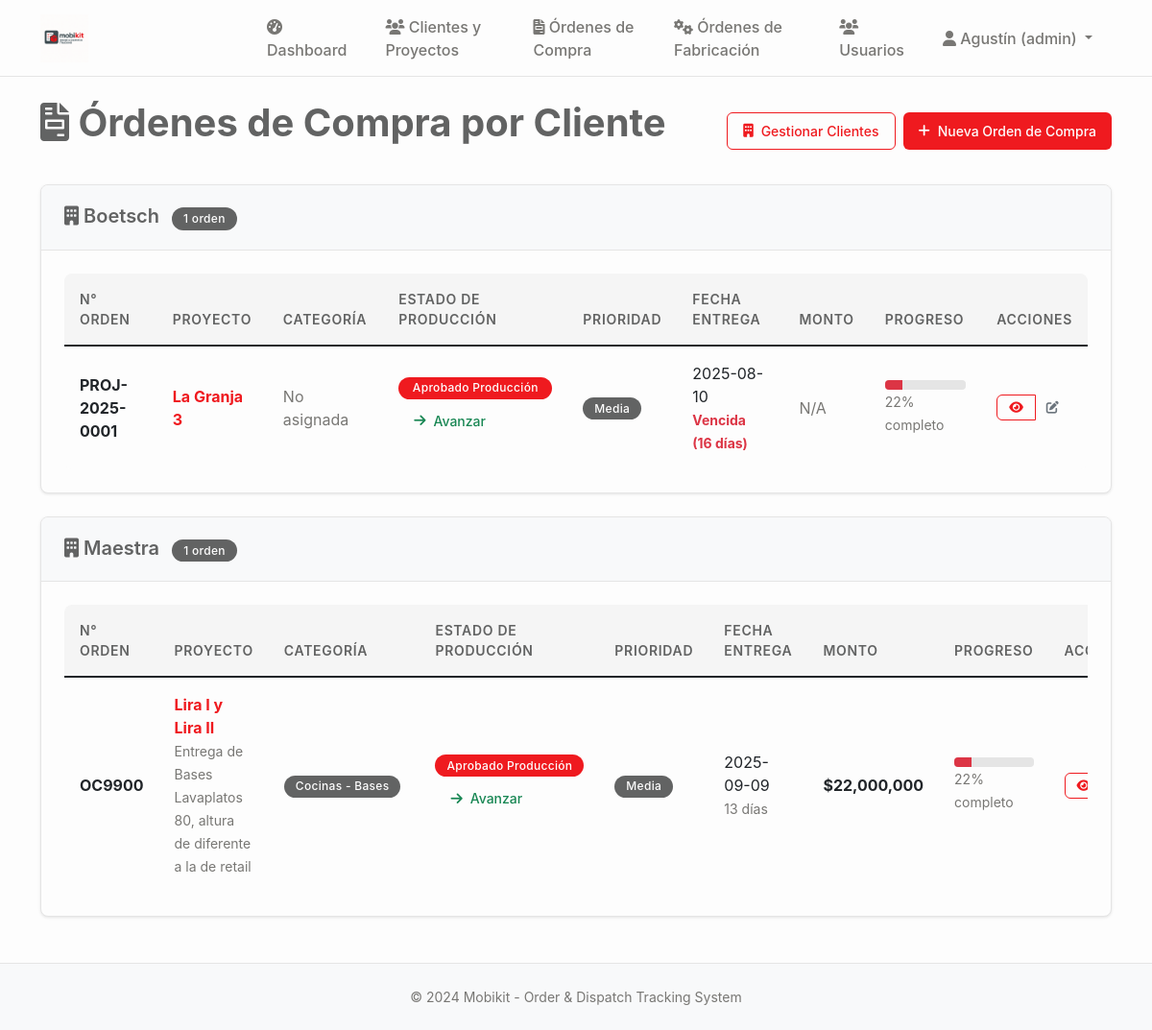
Page /proyectos (signed in) on the committed database.
### tables this page shows
CREATE TABLE clientes (
    id INTEGER PRIMARY KEY AUTOINCREMENT,
    nombre TEXT NOT NULL,
    rut TEXT UNIQUE,
    email TEXT,
    telefono TEXT,
    direccion TEXT,
    ciudad TEXT,
    region TEXT,
    contacto_principal TEXT,
    observaciones TEXT,
    activo BOOLEAN DEFAULT TRUE,
    created_at TIMESTAMP DEFAULT CURRENT_TIMESTAMP,
    updated_at TIMESTAMP DEFAULT CURRENT_TIMESTAMP
);

CREATE TABLE proyectos (
                id INTEGER PRIMARY KEY AUTOINCREMENT,
                codigo TEXT UNIQUE NOT NULL,
                nombre TEXT NOT NULL,
                cliente_id INTEGER NOT NULL,
                descripcion TEXT,
                estado TEXT DEFAULT 'en_desarrollo' CHECK (estado IN ('en_desarrollo', 'aprobado_produccion', 'seccionado', 'enchapado', 'mecanizado', 'produccion_completa', 'embalando', 'listo_despacho', 'entregado', 'cancelado')),
                prioridad TEXT DEFAULT 'media' CHECK (prioridad IN ('baja', 'media', 'alta', 'urgente')),
                fecha_inicio DATE,
                fecha_entrega DATE,
                fecha_entrega_real DATE,
                diseñador_id INTEGER,
                supervisor_id INTEGER,
                presupuesto DECIMAL(12,2),
                costo_real DECIMAL(12,2),
                observaciones TEXT,
                created_at TIMESTAMP DEFAULT CURRENT_TIMESTAMP,
                updated_at TIMESTAMP DEFAULT CURRENT_TIMESTAMP,
                FOREIGN KEY (cliente_id) REFERENCES clientes (id),
                FOREIGN KEY (diseñador_id) REFERENCES usuarios (id),
                FOREIGN KEY (supervisor_id) REFERENCES usuarios (id)
            );

### main.py (the view)
@app.route('/proyectos')
@login_required
def proyectos():
    conn = sqlite3.connect('mobikit.db')
    cursor = conn.cursor()
    cursor.execute('''
        SELECT DISTINCT c.id, c.nombre, c.rut, c.email, c.telefono, c.contacto_principal
        FROM clientes c
        INNER JOIN proyectos p ON c.id = p.cliente_id
        WHERE c.activo = TRUE
        ORDER BY c.nombre ASC
    ''')
    clientes_con_proyectos = cursor.fetchall()
    proyectos_por_cliente = []
    for cliente in clientes_con_proyectos:
        cliente_info = {
            'id': cliente[0],
            'nombre': cliente[1],
            'rut': cliente[2],
            'email': cliente[3],
            'telefono': cliente[4],
            'contacto_principal': cliente[5],
            'proyectos': []
        }
        cursor.execute('''
            SELECT p.id, p.codigo, p.nombre, p.descripcion, p.estado, p.prioridad,
                   p.fecha_entrega, p.presupuesto, u.nombre as diseñador_nombre,
                   julianday(p.fecha_entrega) - julianday('now') as dias_restantes
            FROM proyectos p
            LEFT JOIN usuarios u ON p.diseñador_id = u.id
            WHERE p.cliente_id = ?
            ORDER BY
                CASE p.estado
                    WHEN 'diseño' THEN 1
                    WHEN 'aprobado' THEN 2
                    WHEN 'producción' THEN 3
                    WHEN 'embalaje' THEN 4
                    WHEN 'despacho' THEN 5
                    WHEN 'entregado' THEN 6
                    WHEN 'cancelado' THEN 7
                    ELSE 8
                END,
                p.fecha_entrega ASC
        ''', (cliente_info['id'],))
        proyectos_raw = cursor.fetchall()
        proyectos = []
        for proyecto in proyectos_raw:
            proyecto_dict = {
                'id': proyecto[0],
                'codigo': proyecto[1],
                'nombre': proyecto[2],
                'descripcion': proyecto[3],
                'estado': proyecto[4],
                'prioridad': proyecto[5],
                'fecha_entrega': proyecto[6],
                'presupuesto': proyecto[7],
                'diseñador_nombre': proyecto[8],
                'dias_restantes': int(proyecto[9]) if proyecto[9] is not None else None,
                'categorias': []
            }
            cursor.execute('''
                SELECT cat.nombre, subcat.nombre
                FROM proyecto_categorias pc
                JOIN categorias_producto cat ON pc.categoria_id = cat.id
                LEFT JOIN subcategorias_producto subcat ON pc.subcategoria_id = subcat.id
                WHERE pc.proyecto_id = ?
            ''', (proyecto[0],))
            categorias = cursor.fetchall()
            for cat_nombre, subcat_nombre in categorias:
                categoria_texto = cat_nombre
                if subcat_nombre:
                    categoria_texto += f" - {subcat_nombre}"
                proyecto_dict['categorias'].append(categoria_texto)
            cliente_info['proyectos'].append(proyecto_dict)
        proyectos_por_cliente.append(cliente_info)
    cursor.execute('SELECT id, nombre FROM clientes WHERE activo = TRUE ORDER BY nombre ASC')
    clientes_disponibles = cursor.fetchall()
    cursor.execute('SELECT id, nombre FROM usuarios WHERE rol = "diseñador" AND activo = TRUE ORDER BY nombre ASC')
    diseñadores_disponibles = cursor.fetchall()
    conn.close()
    fecha_hoy = datetime.now().date().strftime('%Y-%m-%d')
    return render_template('proyectos.html',
                           proyectos_por_cliente=proyectos_por_cliente,
                           clientes_disponibles=clientes_disponibles,
                           diseñadores_disponibles=diseñadores_disponibles,
                           fecha_hoy=fecha_hoy)

### templates/proyectos.html (shortened to what this page needs)
{% extends "base.html" %}
{% block content %}
<div class="d-flex justify-content-between align-items-center mb-4">
    <h1><i class="fas fa-file-invoice"></i> Órdenes de Compra por Cliente</h1>
    <div class="d-flex gap-2">
        <a href="{{ url_for('clientes') }}" class="btn btn-outline-primary">
            <i class="fas fa-building"></i> Gestionar Clientes
        </a>
        {% if session.user_role in ['admin', 'general', 'diseñador'] %}
        <button type="button" class="btn btn-primary" data-bs-toggle="modal" data-bs-target="#nuevaOrdenModal">
            <i class="fas fa-plus"></i> Nueva Orden de Compra
        </button>
        {% endif %}
    </div>
</div>
{% if proyectos_por_cliente %}
    {% for cliente in proyectos_por_cliente %}
    <div class="card mb-4">
        <div class="card-header bg-light">
            <div class="d-flex justify-content-between align-items-center">
                <h5 class="mb-0">
                    <i class="fas fa-building"></i> {{ cliente.nombre }}
                    <span class="badge bg-secondary ms-2">{{ cliente.proyectos|length }} orden{{ 'es' if cliente.proyectos|length != 1 else '' }}</span>
                </h5>
            </div>
        </div>
        <div class="card-body">
            {% if cliente.proyectos %}
            <div class="table-responsive">
                <table class="table table-sm table-hover mb-0">
                    <thead>
                        <tr>
                            <th>N° Orden</th>
                            <th>Proyecto</th>
                            <th>Categoría</th>
                            <th>Estado de Producción</th>
                            <th>Prioridad</th>
                            <th>Fecha Entrega</th>
                            <th>Monto</th>
                            <th>Progreso</th>
                            <th>Acciones</th>
                        </tr>
                    </thead>
                    <tbody>
                        {% for proyecto in cliente.proyectos %}
                        <tr>
                            <td><strong>{{ proyecto.codigo }}</strong></td>
                            <td>
                                <a href="{{ url_for('proyecto_detalle', proyecto_id=proyecto.id) }}" class="text-decoration-none fw-bold">
                                    {{ proyecto.nombre }}
                                </a>
                                {% if proyecto.descripcion %}
                                <br><small class="text-muted">{{ proyecto.descripcion[:80] }}{% if proyecto.descripcion|length > 80 %}...{% endif %}</small>
                                {% endif %}
                            </td>
                            <td>
                                {% if proyecto.categorias %}
                                    {% for categoria in proyecto.categorias %}
                                        <span class="badge bg-secondary me-1">{{ categoria }}</span>
                                    {% endfor %}
                                {% else %}
                                    <span class="text-muted">No asignada</span>
                                {% endif %}
                            </td>
                            <td>
                                <div class="d-flex flex-column">
                                    <span class="badge bg-{% if proyecto.estado == 'en_desarrollo' %}secondary{% elif proyecto.estado == 'aprobado_produccion' %}primary{% elif proyecto.estado == 'seccionado' %}warning{% elif proyecto.estado == 'enchapado' %}info{% elif proyecto.estado == 'mecanizado' %}primary{% elif proyecto.estado == 'produccion_completa' %}success{% elif proyecto.estado == 'embalando' %}success{% elif proyecto.estado == 'listo_despacho' %}danger{% elif proyecto.estado == 'entregado' %}dark{% endif %} mb-1">
                                        {% if proyecto.estado == 'en_desarrollo' %}En Desarrollo
                                        {% elif proyecto.estado == 'aprobado_produccion' %}Aprobado Producción
                                        {% elif proyecto.estado == 'seccionado' %}Seccionando
                                        {% elif proyecto.estado == 'enchapado' %}Enchapando
                                        {% elif proyecto.estado == 'mecanizado' %}Mecanizando
                                        {% elif proyecto.estado == 'produccion_completa' %}Producción Completa
                                        {% elif proyecto.estado == 'embalando' %}Embalando
                                        {% elif proyecto.estado == 'listo_despacho' %}Listo Despacho
                                        {% elif proyecto.estado == 'entregado' %}Entregado
                                        {% else %}{{ proyecto.estado|replace('_', ' ')|title }}{% endif %}
                                    </span>
                                    {% if session.user_role in ['admin', 'general', 'operación', 'embalaje'] and proyecto.estado not in ['entregado', 'cancelado'] %}
                                    <button class="btn btn-xs btn-outline-success" onclick="avanzarEstado({{ proyecto.id }})">
                                        <i class="fas fa-arrow-right"></i> Avanzar
                                    </button>
                                    {% endif %}
                                </div>
                            </td>
                            <td>
                                <span class="badge bg-{% if proyecto.prioridad == 'media' %}secondary{% elif proyecto.prioridad == 'alta' %}warning{% elif proyecto.prioridad == 'urgente' %}danger{% endif %}">
                                    {{ proyecto.prioridad|title }}
                                </span>
                            </td>
                            <td>
                                {% if proyecto.fecha_entrega %}
                                    {{ proyecto.fecha_entrega }}
                                    {% set dias_restantes = proyecto.dias_restantes %}
                                    {% if dias_restantes is not none %}
                                        {% if dias_restantes < 0 %}
                                            <br><small class="text-danger fw-bold">Vencida ({{ -dias_restantes }} días)</small>
                                        {% elif dias_restantes == 0 %}
                                            <br><small class="text-warning fw-bold">Vence hoy</small>
                                        {% elif dias_restantes <= 7 %}
                                            <br><small class="text-warning fw-bold">{{ dias_restantes }} días restantes</small>
                                        {% else %}
                                            <br><small class="text-muted">{{ dias_restantes }} días</small>
                                        {% endif %}
                                    {% endif %}
                                {% else %}
                                    <span class="text-muted">Sin fecha</span>
                                {% endif %}
                            </td>
                            <td>
                                {% if proyecto.presupuesto %}
                                    <strong>${{ "{:,.0f}".format(proyecto.presupuesto) }}</strong>
                                {% else %}
                                    <span class="text-muted">N/A</span>
                                {% endif %}
                            </td>
                            <td>
                                {% set estados_progreso = ['en_desarrollo', 'aprobado_produccion', 'seccionado', 'enchapado', 'mecanizado', 'produccion_completa', 'embalando', 'listo_despacho', 'entregado'] %}
                                {% set indice_actual = estados_progreso.index(proyecto.estado) if proyecto.estado in estados_progreso else 0 %}
                                {% set porcentaje = ((indice_actual + 1) / estados_progreso|length * 100)|int %}
                                <div class="progress" style="height: 10px;">
                                    <div class="progress-bar bg-{% if porcentaje < 30 %}danger{% elif porcentaje < 70 %}warning{% else %}success{% endif %}"
                                         role="progressbar" style="width: {{ porcentaje }}%"
                                         aria-valuenow="{{ porcentaje }}" aria-valuemin="0" aria-valuemax="100">
                                    </div>
                                </div>
                                <small class="text-muted">{{ porcentaje }}% completo</small>
                            </td>
                            <td>
                                <div class="btn-group" role="group">
                                    <a href="{{ url_for('proyecto_detalle', proyecto_id=proyecto.id) }}" class="btn btn-sm btn-outline-primary" title="Ver detalles">
                                        <i class="fas fa-eye"></i>
                                    </a>
                                    {% if session.user_role in ['admin', 'general'] %}
                                    <button type="button" class="btn btn-sm btn-outline-secondary"
                                            onclick="editarOrden({{ proyecto.id }})" title="Editar">
                                        <i class="fas fa-edit"></i>
                                    </button>
                                    {% endif %}
                                </div>
                            </td>
                        </tr>
                        {% endfor %}
                    </tbody>
                </table>
            </div>
            {% else %}
            <div class="text-center py-3">
                <i class="fas fa-file-invoice fa-2x text-muted mb-2"></i>
                <p class="text-muted mb-0">No hay órdenes de compra para este cliente</p>
            </div>
            {% endif %}
        </div>
    </div>
    {% endfor %}
{% endif %}
{% endblock %}

### rows in the picture
clientes: nombre "Boetsch", proyectos|length "1"
proyectos: codigo "PROJ-2025-0001", nombre "La Granja 3", shows "No asignada", shows "Aprobado Producción", prioridad "Media", fecha_entrega "2025-08-10", dias_restantes "16", shows "N/A", porcentaje "22"
clientes: nombre "Maestra", proyectos|length "1"
proyectos: codigo "OC9900", nombre "Lira I y Lira II", descripcion "Entrega de Bases Lavaplatos 80, altura de diferente a la de retail", categorias "Cocinas - Bases", shows "Aprobado Producción", prioridad "Media", fecha_entrega "2025-09-09", dias_restantes "13", presupuesto "22,000,000", porcentaje "22"

### other values in the picture
{{ session.user_name }} "Agustín"
{{ session.user_role }} "admin"
